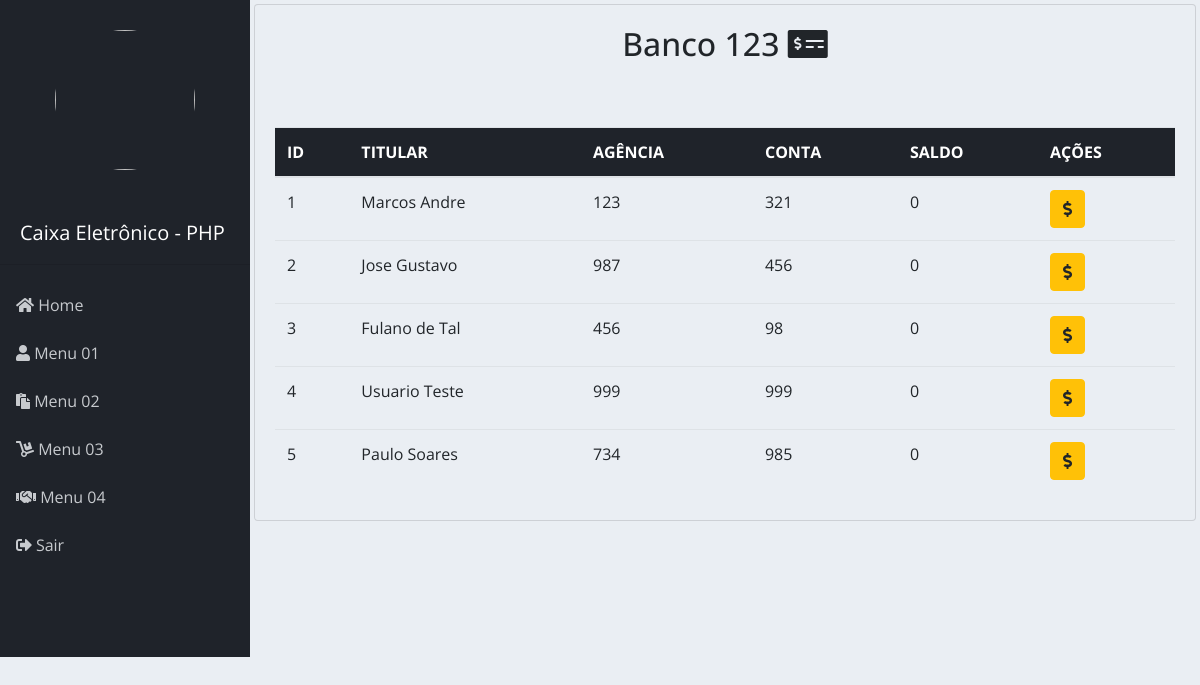
Page /index.php?login_success (signed in) on the committed database.
### tables this page shows
CREATE TABLE `contas` (
  `id` int(11) UNSIGNED NOT NULL,
  `titular` varchar(100) DEFAULT NULL,
  `agencia` int(11) DEFAULT NULL,
  `conta` int(11) DEFAULT NULL,
  `senha` varchar(50) DEFAULT NULL,
  `saldo` float DEFAULT NULL
);

### model/Contas.class.php (called while the page is built, shortened)
<?php
class Contas extends Conexao
{
	public function listAccounts()
	{
		$pdo = parent::get_instance();
		$sql = "SELECT * FROM contas ORDER BY id ASC";
		$sql = $pdo->prepare($sql);
		$sql->execute();
		if ($sql->rowCount() > 0) {
			return $sql->fetchAll();
		}
	}
}
?>

### index.php (the view, shortened to what this page needs)
<?php
if (isset($_SESSION['login'])) {
require_once 'model/Contas.class.php';
$contas = new Contas();
?>
<!DOCTYPE html>
<html lang="pt-br">
    <head>
		<link rel="stylesheet" type="text/css" href="assets/css/bootstrap/bootstrap.min.css">
        <link rel="stylesheet" href="assets/css/index.css">
		<link rel="stylesheet" href="https://use.fontawesome.com/releases/v5.1.0/css/all.css">
    </head>
    <body>
        <div class="d-flex">
            <nav class="sidebar">
                <ul class="list-unstyled">
                	<div class="image_company">
						<img src="assets/img/logo.png" class="rounded-circle rounded mx-auto d-block">
					</div><br><br>
                    <span class="text-center logo">
                        Caixa Eletrônico - PHP
                    </span><hr>
                    <li><a href=""><i class="fa fa-home"></i> Home</a></li>
                    <li><a href=""><i class="fas fa-user"></i> Menu 01 </a></li>
                    <li><a href=""><i class="fas fa-paste"></i> Menu 02 </a></li>
                    <li><a href=""><i class="fas fa-dolly"></i> Menu 03 </a></li>
                    <li><a href=""><i class="fas fa-handshake"></i> Menu 04</a></li>
                    <li><a href="controller/logout.php"><i class="fas fa-sign-out-alt"></i> Sair</a></li>
                </ul>
            </nav>
            <div class="content p-1">
                <div class="list-group-item" style="background-color: #eaeef3">
                        <div class="mr-auto p-2">
                            <h2 class="text-center"> Banco 123 <i class="fa fa-money-check-alt"></i></h2><br><br>
                        </div>
                        <div class="table-responsive">
							<table class="table table-hover">
								<thead class="thead">
									<tr>
										<th>ID</th>
										<th>TITULAR</th>
										<th>AGÊNCIA</th>
										<th>CONTA</th>
										<th>SALDO</th>
										<th>AÇÕES</th>
									</tr>
								</thead>
								<tbody>
									<?php foreach ($contas->listAccounts() as $account): ?>
									<tr class="tr">
										<td><?php echo $account['id']; ?></td>
										<td><?php echo $account['titular']; ?></td>
										<td><?php echo $account['agencia']; ?></td>
										<td><?php echo $account['conta']; ?></td>
										<td><?php echo $account['saldo']; ?></td>
										<td>
						<form method="POST" action="">
							<button class="btn btn-warning btn-xs">
								<i class="fa fa-dollar-sign"></i>
							</button>
						</form>
										</td>
									</tr>
                                <?php endforeach; ?>
								</tbody>
							</table>
						</div>
                </div>
            </div>
        </div>
    </body>
</html>
<?php
} else {
    header("Location: login.php?access_denied");
}
?>

### assets/css/index.css (style rules this page uses)
* { margin: 0; font-family: 'Open Sans', sans-serif; outline: none; transition: all .23s ease-in-out; }
body { background-color: #eaeef3; }
.image_company img { width: 140px; height: 140px; margin-top: 30px; }
.logo { font-size: 20px; color: #FFF; margin-left: 20px; }
.thead { background-color: #1f232a; color: #FFF; }
.tr { background-color: #eaeef3; }
.sidebar { background-color: #1f232a; min-width: 250px; max-width: 250px; height:657px; transition: all 0.3s; }
.sidebar ul li a { display: block; padding: 0.75rem 1rem; color: #c7cace; text-decoration: none; }
.content { width: 100%; }

### rows in the picture
contas: id "1", titular "Marcos Andre", agencia "123", conta "321", saldo "0"
contas: id "2", titular "Jose Gustavo", agencia "987", conta "456", saldo "0"
contas: id "3", titular "Fulano de Tal", agencia "456", conta "98", saldo "0"
contas: id "4", titular "Usuario Teste", agencia "999", conta "999", saldo "0"
contas: id "5", titular "Paulo Soares", agencia "734", conta "985", saldo "0"
